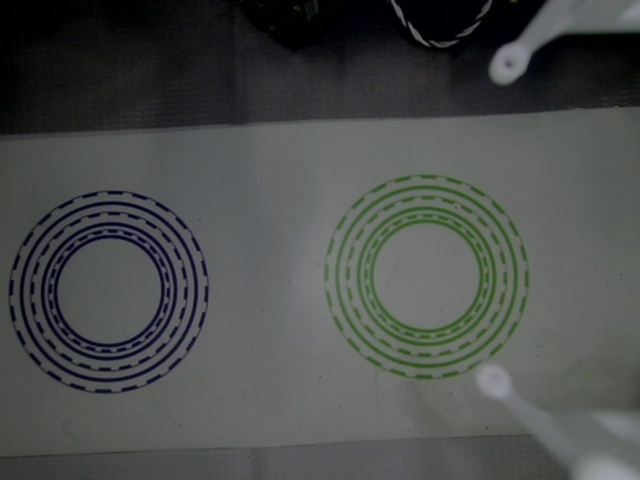
#> input picture scripts/imgs/HSVTestResult.jpg, 640 x 480 px
$ python threshold_abstract.py
#> lines starting #> are read from the running program, lines starting #| are printed output that depends on the picture; after the words box and inside, x2 and y2 are one past the last pixel; in counts of white or black regions, pixels touching at a corner belong together
import cv2
import numpy as np


filename = './imgs/HSVTestResult.jpg'


def callback(event):
    pass


def precondition(img):
    # result = cv2.pyrMeanShiftFiltering(img, 15, 20)
    result = cv2.GaussianBlur(img, (3, 3), 0)
    return result


stop = True
def stopHandle(e, x, y, f, p):
    global stop
    if e == cv2.EVENT_LBUTTONDOWN:
        stop = True


def Choose_Color():
    global filename
    img = cv2.imread(filename, 1)
#> img is the input picture: shape (480, 640, 3); mean B, G, R 75.5, 76.9, 74.3

    # img = cv2.resize(image0, (640, 480))
    # img = cv2.resize(image0, (int(image0.shape[1] / 4), int(image0.shape[0] / 4)))

    # img = precondition(image0)

    cv2.imshow("img_pyr", img)
    cv2.waitKey(5)

    img = cv2.cvtColor(img, cv2.COLOR_BGR2HSV)
#> img: shape (480, 640, 3); mean H, S, V 71.2, 31.5, 78.6
    # img = cv2.erode(img, None, iterations=2)
    # img = image0
    '''
    目标：创建滑动条，把滑动条绑定到opencv窗口
    cv2.createTrackbar()函数，函数的第一个参数时滑动条的名字，第二个参数时滑动条被放置的窗口的名字，第三个参数是滑动条默认值，第四个参数时滑动条的最大值，第五个参数时回调函数，每次滑动都会调用回调函数。
    cv2.getTrackbarPos()，共有2个参数，第一个参数是滑动条名字，第二个时所在窗口偶，返回值是滑动条位置。
    '''

    cv2.imshow("image", img)

    cv2.createTrackbar("H_min", "image", 50, 255, callback)
    cv2.createTrackbar("H_max", "image", 150, 255, callback)

    cv2.createTrackbar("S_min", "image", 0, 255, callback)
    cv2.createTrackbar("S_max", "image", 255, 255, callback)

    cv2.createTrackbar("V_min", "image", 0, 255, callback)
    cv2.createTrackbar("V_max", "image", 255, 255, callback)

    while True:
        H_min = cv2.getTrackbarPos("H_min", "image", )
        S_min = cv2.getTrackbarPos("S_min", "image", )
        V_min = cv2.getTrackbarPos("V_min", "image", )

        H_max = cv2.getTrackbarPos("H_max", "image", )
        S_max = cv2.getTrackbarPos("S_max", "image", )
        V_max = cv2.getTrackbarPos("V_max", "image", )

        lower_hsv = np.array([H_min, S_min, V_min])
        upper_hsv = np.array([H_max, S_max, V_max])

        mask = cv2.inRange(img, lower_hsv, upper_hsv)
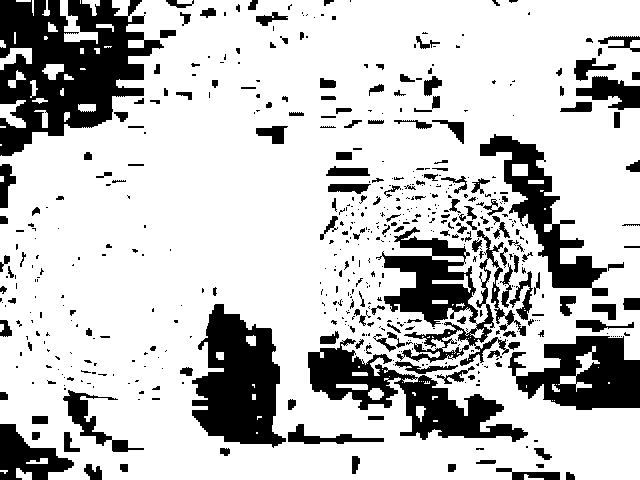
#> mask: shape (480, 640); 77.1% white; 549 black regions (367 under 20 px), largest, box (x1, y1, x2, y2) and area: (0, 0, 164, 156) 14652, (192, 304, 286, 448) 8675, (308, 338, 528, 442) 7475

        # print("H_min = %d,H_max = %d,S_min = %d,S_max = %d,V_min = %d,V_max = %d"%(H_min,H_max,S_min,S_max,V_min,V_max))

        cv2.imshow("mask", mask)

        if cv2.waitKey(1) & 0XFF == ord('q'):
#> (key q is pressed here)
            break


Choose_Color()
